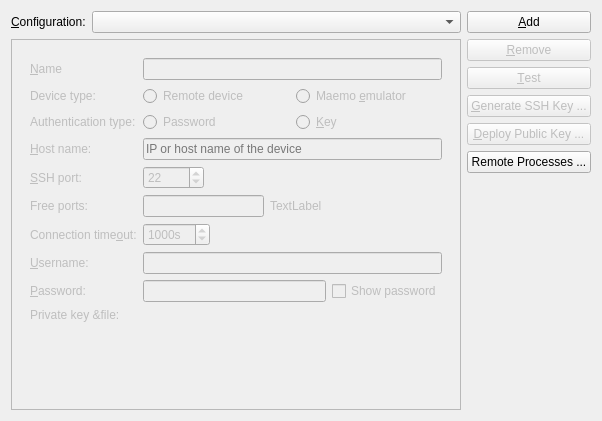
<?xml version="1.0" encoding="UTF-8"?>
<ui version="4.0">
 <class>MaemoDeviceConfigurationsSettingsWidget</class>
 <widget class="QWidget" name="MaemoDeviceConfigurationsSettingsWidget">
  <property name="geometry">
   <rect>
    <x>0</x>
    <y>0</y>
    <width>602</width>
    <height>421</height>
   </rect>
  </property>
  <property name="windowTitle">
   <string>Maemo Device Configurations</string>
  </property>
  <layout class="QHBoxLayout" name="horizontalLayout">
   <item>
    <layout class="QVBoxLayout" name="verticalLayout_3">
     <item>
      <layout class="QFormLayout" name="formLayout">
       <property name="fieldGrowthPolicy">
        <enum>QFormLayout::AllNonFixedFieldsGrow</enum>
       </property>
       <item row="0" column="0">
        <widget class="QLabel" name="configurationLabel">
         <property name="text">
          <string>&amp;Configuration:</string>
         </property>
         <property name="buddy">
          <cstring>configurationComboBox</cstring>
         </property>
        </widget>
       </item>
       <item row="0" column="1">
        <widget class="QComboBox" name="configurationComboBox">
         <property name="sizePolicy">
          <sizepolicy hsizetype="MinimumExpanding" vsizetype="Fixed">
           <horstretch>0</horstretch>
           <verstretch>0</verstretch>
          </sizepolicy>
         </property>
         <property name="editable">
          <bool>false</bool>
         </property>
        </widget>
       </item>
      </layout>
     </item>
     <item>
      <widget class="QFrame" name="frame">
       <property name="frameShape">
        <enum>QFrame::StyledPanel</enum>
       </property>
       <property name="frameShadow">
        <enum>QFrame::Raised</enum>
       </property>
       <layout class="QVBoxLayout" name="verticalLayout_2">
        <item>
         <widget class="QWidget" name="detailsWidget" native="true">
          <property name="enabled">
           <bool>false</bool>
          </property>
          <property name="sizePolicy">
           <sizepolicy hsizetype="Preferred" vsizetype="MinimumExpanding">
            <horstretch>0</horstretch>
            <verstretch>0</verstretch>
           </sizepolicy>
          </property>
          <layout class="QFormLayout" name="formLayout_2">
           <property name="fieldGrowthPolicy">
            <enum>QFormLayout::AllNonFixedFieldsGrow</enum>
           </property>
           <item row="0" column="0">
            <widget class="QLabel" name="deviceNameLabel">
             <property name="text">
              <string>&amp;Name</string>
             </property>
             <property name="buddy">
              <cstring>nameLineEdit</cstring>
             </property>
            </widget>
           </item>
           <item row="0" column="1">
            <widget class="QLineEdit" name="nameLineEdit"/>
           </item>
           <item row="1" column="0">
            <widget class="QLabel" name="deviceTypeLabel">
             <property name="text">
              <string>Device type:</string>
             </property>
            </widget>
           </item>
           <item row="1" column="1">
            <widget class="QWidget" name="deviceTypeButtonsWidget" native="true">
             <layout class="QHBoxLayout" name="horizontalLayout_2">
              <property name="margin">
               <number>0</number>
              </property>
              <item>
               <widget class="QRadioButton" name="deviceButton">
                <property name="text">
                 <string>Remote device</string>
                </property>
               </widget>
              </item>
              <item>
               <widget class="QRadioButton" name="simulatorButton">
                <property name="text">
                 <string>Maemo &amp;emulator</string>
                </property>
               </widget>
              </item>
             </layout>
            </widget>
           </item>
           <item row="2" column="0">
            <widget class="QLabel" name="authTypeLabel">
             <property name="text">
              <string>Authentication type:</string>
             </property>
            </widget>
           </item>
           <item row="2" column="1">
            <widget class="QWidget" name="authTypeButtonsWidget" native="true">
             <layout class="QHBoxLayout" name="horizontalLayout_3">
              <property name="margin">
               <number>0</number>
              </property>
              <item>
               <widget class="QRadioButton" name="passwordButton">
                <property name="text">
                 <string>Password</string>
                </property>
               </widget>
              </item>
              <item>
               <widget class="QRadioButton" name="keyButton">
                <property name="text">
                 <string>&amp;Key</string>
                </property>
               </widget>
              </item>
             </layout>
            </widget>
           </item>
           <item row="3" column="0">
            <widget class="QLabel" name="hostNameLabel">
             <property name="text">
              <string>&amp;Host name:</string>
             </property>
             <property name="buddy">
              <cstring>hostLineEdit</cstring>
             </property>
            </widget>
           </item>
           <item row="3" column="1">
            <widget class="QLineEdit" name="hostLineEdit">
             <property name="placeholderText">
              <string>IP or host name of the device</string>
             </property>
            </widget>
           </item>
           <item row="4" column="0">
            <widget class="QLabel" name="sshPortLabel">
             <property name="text">
              <string>&amp;SSH port:</string>
             </property>
             <property name="buddy">
              <cstring>sshPortSpinBox</cstring>
             </property>
            </widget>
           </item>
           <item row="4" column="1">
            <layout class="QHBoxLayout" name="horizontalLayout_4">
             <item>
              <widget class="QSpinBox" name="sshPortSpinBox">
               <property name="minimum">
                <number>0</number>
               </property>
               <property name="maximum">
                <number>65535</number>
               </property>
               <property name="value">
                <number>22</number>
               </property>
              </widget>
             </item>
             <item>
              <spacer name="horizontalSpacer_3">
               <property name="orientation">
                <enum>Qt::Horizontal</enum>
               </property>
               <property name="sizeHint" stdset="0">
                <size>
                 <width>40</width>
                 <height>20</height>
                </size>
               </property>
              </spacer>
             </item>
            </layout>
           </item>
           <item row="5" column="0">
            <widget class="QLabel" name="freePortsLabel">
             <property name="text">
              <string>Free ports:</string>
             </property>
             <property name="buddy">
              <cstring>portsLineEdit</cstring>
             </property>
            </widget>
           </item>
           <item row="5" column="1">
            <layout class="QHBoxLayout" name="horizontalLayout_7">
             <item>
              <widget class="QLineEdit" name="portsLineEdit">
               <property name="toolTip">
                <string>You can enter lists and ranges like this: 1024,1026-1028,1030</string>
               </property>
              </widget>
             </item>
             <item>
              <widget class="QLabel" name="portsWarningLabel">
               <property name="text">
                <string>TextLabel</string>
               </property>
              </widget>
             </item>
             <item>
              <spacer name="horizontalSpacer_2">
               <property name="orientation">
                <enum>Qt::Horizontal</enum>
               </property>
               <property name="sizeHint" stdset="0">
                <size>
                 <width>40</width>
                 <height>20</height>
                </size>
               </property>
              </spacer>
             </item>
            </layout>
           </item>
           <item row="6" column="0">
            <widget class="QLabel" name="connectionTimeoutLabel">
             <property name="text">
              <string>Connection time&amp;out:</string>
             </property>
             <property name="buddy">
              <cstring>timeoutSpinBox</cstring>
             </property>
            </widget>
           </item>
           <item row="6" column="1">
            <layout class="QHBoxLayout" name="horizontalLayout_5">
             <item>
              <widget class="QSpinBox" name="timeoutSpinBox">
               <property name="suffix">
                <string>s</string>
               </property>
               <property name="maximum">
                <number>10000</number>
               </property>
               <property name="singleStep">
                <number>10</number>
               </property>
               <property name="value">
                <number>1000</number>
               </property>
              </widget>
             </item>
             <item>
              <spacer name="horizontalSpacer">
               <property name="orientation">
                <enum>Qt::Horizontal</enum>
               </property>
               <property name="sizeHint" stdset="0">
                <size>
                 <width>40</width>
                 <height>20</height>
                </size>
               </property>
              </spacer>
             </item>
            </layout>
           </item>
           <item row="7" column="0">
            <widget class="QLabel" name="userNameLabel">
             <property name="text">
              <string>&amp;Username:</string>
             </property>
             <property name="buddy">
              <cstring>userLineEdit</cstring>
             </property>
            </widget>
           </item>
           <item row="7" column="1">
            <widget class="QLineEdit" name="userLineEdit"/>
           </item>
           <item row="8" column="0">
            <widget class="QLabel" name="passwordLabel">
             <property name="text">
              <string>&amp;Password:</string>
             </property>
             <property name="buddy">
              <cstring>pwdLineEdit</cstring>
             </property>
            </widget>
           </item>
           <item row="8" column="1">
            <layout class="QHBoxLayout" name="horizontalLayout_6">
             <item>
              <widget class="QLineEdit" name="pwdLineEdit">
               <property name="echoMode">
                <enum>QLineEdit::Password</enum>
               </property>
              </widget>
             </item>
             <item>
              <widget class="QCheckBox" name="showPasswordCheckBox">
               <property name="text">
                <string>Show password</string>
               </property>
              </widget>
             </item>
            </layout>
           </item>
           <item row="9" column="0">
            <widget class="QLabel" name="keyLabel">
             <property name="text">
              <string>Private key &amp;file:</string>
             </property>
            </widget>
           </item>
           <item row="9" column="1">
            <widget class="Utils::PathChooser" name="keyFileLineEdit" native="true"/>
           </item>
          </layout>
         </widget>
        </item>
       </layout>
      </widget>
     </item>
    </layout>
   </item>
   <item>
    <layout class="QVBoxLayout" name="verticalLayout">
     <item>
      <widget class="QPushButton" name="addConfigButton">
       <property name="text">
        <string>&amp;Add</string>
       </property>
      </widget>
     </item>
     <item>
      <widget class="QPushButton" name="removeConfigButton">
       <property name="enabled">
        <bool>false</bool>
       </property>
       <property name="text">
        <string>&amp;Remove</string>
       </property>
      </widget>
     </item>
     <item>
      <widget class="QPushButton" name="testConfigButton">
       <property name="enabled">
        <bool>false</bool>
       </property>
       <property name="text">
        <string>&amp;Test</string>
       </property>
      </widget>
     </item>
     <item>
      <widget class="QPushButton" name="generateKeyButton">
       <property name="enabled">
        <bool>false</bool>
       </property>
       <property name="text">
        <string>&amp;Generate SSH Key ...</string>
       </property>
      </widget>
     </item>
     <item>
      <widget class="QPushButton" name="deployKeyButton">
       <property name="enabled">
        <bool>false</bool>
       </property>
       <property name="text">
        <string>&amp;Deploy Public Key ...</string>
       </property>
      </widget>
     </item>
     <item>
      <widget class="QPushButton" name="remoteProcessesButton">
       <property name="text">
        <string>Remote Processes ...</string>
       </property>
      </widget>
     </item>
     <item>
      <spacer name="verticalSpacer">
       <property name="orientation">
        <enum>Qt::Vertical</enum>
       </property>
       <property name="sizeHint" stdset="0">
        <size>
         <width>20</width>
         <height>40</height>
        </size>
       </property>
      </spacer>
     </item>
    </layout>
   </item>
  </layout>
 </widget>
 <customwidgets>
  <customwidget>
   <class>Utils::PathChooser</class>
   <extends>QWidget</extends>
   <header location="global">utils/pathchooser.h</header>
   <container>1</container>
   <slots>
    <signal>editingFinished()</signal>
    <signal>browsingFinished()</signal>
   </slots>
  </customwidget>
 </customwidgets>
 <resources/>
 <connections>
  <connection>
   <sender>deviceButton</sender>
   <signal>clicked(bool)</signal>
   <receiver>MaemoDeviceConfigurationsSettingsWidget</receiver>
   <slot>deviceTypeChanged()</slot>
   <hints>
    <hint type="sourcelabel">
     <x>231</x>
     <y>99</y>
    </hint>
    <hint type="destinationlabel">
     <x>511</x>
     <y>279</y>
    </hint>
   </hints>
  </connection>
  <connection>
   <sender>hostLineEdit</sender>
   <signal>editingFinished()</signal>
   <receiver>MaemoDeviceConfigurationsSettingsWidget</receiver>
   <slot>hostNameEditingFinished()</slot>
   <hints>
    <hint type="sourcelabel">
     <x>335</x>
     <y>148</y>
    </hint>
    <hint type="destinationlabel">
     <x>424</x>
     <y>231</y>
    </hint>
   </hints>
  </connection>
  <connection>
   <sender>userLineEdit</sender>
   <signal>editingFinished()</signal>
   <receiver>MaemoDeviceConfigurationsSettingsWidget</receiver>
   <slot>userNameEditingFinished()</slot>
   <hints>
    <hint type="sourcelabel">
     <x>430</x>
     <y>274</y>
    </hint>
    <hint type="destinationlabel">
     <x>422</x>
     <y>301</y>
    </hint>
   </hints>
  </connection>
  <connection>
   <sender>pwdLineEdit</sender>
   <signal>editingFinished()</signal>
   <receiver>MaemoDeviceConfigurationsSettingsWidget</receiver>
   <slot>passwordEditingFinished()</slot>
   <hints>
    <hint type="sourcelabel">
     <x>306</x>
     <y>302</y>
    </hint>
    <hint type="destinationlabel">
     <x>423</x>
     <y>336</y>
    </hint>
   </hints>
  </connection>
  <connection>
   <sender>simulatorButton</sender>
   <signal>clicked(bool)</signal>
   <receiver>MaemoDeviceConfigurationsSettingsWidget</receiver>
   <slot>deviceTypeChanged()</slot>
   <hints>
    <hint type="sourcelabel">
     <x>335</x>
     <y>99</y>
    </hint>
    <hint type="destinationlabel">
     <x>426</x>
     <y>87</y>
    </hint>
   </hints>
  </connection>
  <connection>
   <sender>addConfigButton</sender>
   <signal>clicked()</signal>
   <receiver>MaemoDeviceConfigurationsSettingsWidget</receiver>
   <slot>addConfig()</slot>
   <hints>
    <hint type="sourcelabel">
     <x>465</x>
     <y>27</y>
    </hint>
    <hint type="destinationlabel">
     <x>516</x>
     <y>118</y>
    </hint>
   </hints>
  </connection>
  <connection>
   <sender>removeConfigButton</sender>
   <signal>clicked()</signal>
   <receiver>MaemoDeviceConfigurationsSettingsWidget</receiver>
   <slot>deleteConfig()</slot>
   <hints>
    <hint type="sourcelabel">
     <x>473</x>
     <y>61</y>
    </hint>
    <hint type="destinationlabel">
     <x>513</x>
     <y>101</y>
    </hint>
   </hints>
  </connection>
  <connection>
   <sender>passwordButton</sender>
   <signal>toggled(bool)</signal>
   <receiver>MaemoDeviceConfigurationsSettingsWidget</receiver>
   <slot>authenticationTypeChanged()</slot>
   <hints>
    <hint type="sourcelabel">
     <x>231</x>
     <y>122</y>
    </hint>
    <hint type="destinationlabel">
     <x>513</x>
     <y>240</y>
    </hint>
   </hints>
  </connection>
  <connection>
   <sender>keyFileLineEdit</sender>
   <signal>editingFinished()</signal>
   <receiver>MaemoDeviceConfigurationsSettingsWidget</receiver>
   <slot>keyFileEditingFinished()</slot>
   <hints>
    <hint type="sourcelabel">
     <x>430</x>
     <y>323</y>
    </hint>
    <hint type="destinationlabel">
     <x>257</x>
     <y>185</y>
    </hint>
   </hints>
  </connection>
  <connection>
   <sender>keyFileLineEdit</sender>
   <signal>browsingFinished()</signal>
   <receiver>MaemoDeviceConfigurationsSettingsWidget</receiver>
   <slot>keyFileEditingFinished()</slot>
   <hints>
    <hint type="sourcelabel">
     <x>430</x>
     <y>323</y>
    </hint>
    <hint type="destinationlabel">
     <x>257</x>
     <y>185</y>
    </hint>
   </hints>
  </connection>
  <connection>
   <sender>testConfigButton</sender>
   <signal>clicked()</signal>
   <receiver>MaemoDeviceConfigurationsSettingsWidget</receiver>
   <slot>testConfig()</slot>
   <hints>
    <hint type="sourcelabel">
     <x>473</x>
     <y>90</y>
    </hint>
    <hint type="destinationlabel">
     <x>428</x>
     <y>351</y>
    </hint>
   </hints>
  </connection>
  <connection>
   <sender>deployKeyButton</sender>
   <signal>clicked()</signal>
   <receiver>MaemoDeviceConfigurationsSettingsWidget</receiver>
   <slot>deployKey()</slot>
   <hints>
    <hint type="sourcelabel">
     <x>473</x>
     <y>148</y>
    </hint>
    <hint type="destinationlabel">
     <x>510</x>
     <y>351</y>
    </hint>
   </hints>
  </connection>
  <connection>
   <sender>keyButton</sender>
   <signal>toggled(bool)</signal>
   <receiver>MaemoDeviceConfigurationsSettingsWidget</receiver>
   <slot>authenticationTypeChanged()</slot>
   <hints>
    <hint type="sourcelabel">
     <x>335</x>
     <y>122</y>
    </hint>
    <hint type="destinationlabel">
     <x>525</x>
     <y>351</y>
    </hint>
   </hints>
  </connection>
  <connection>
   <sender>nameLineEdit</sender>
   <signal>editingFinished()</signal>
   <receiver>MaemoDeviceConfigurationsSettingsWidget</receiver>
   <slot>configNameEditingFinished()</slot>
   <hints>
    <hint type="sourcelabel">
     <x>237</x>
     <y>75</y>
    </hint>
    <hint type="destinationlabel">
     <x>330</x>
     <y>332</y>
    </hint>
   </hints>
  </connection>
  <connection>
   <sender>generateKeyButton</sender>
   <signal>clicked()</signal>
   <receiver>MaemoDeviceConfigurationsSettingsWidget</receiver>
   <slot>showGenerateSshKeyDialog()</slot>
   <hints>
    <hint type="sourcelabel">
     <x>585</x>
     <y>131</y>
    </hint>
    <hint type="destinationlabel">
     <x>358</x>
     <y>0</y>
    </hint>
   </hints>
  </connection>
  <connection>
   <sender>timeoutSpinBox</sender>
   <signal>editingFinished()</signal>
   <receiver>MaemoDeviceConfigurationsSettingsWidget</receiver>
   <slot>timeoutEditingFinished()</slot>
   <hints>
    <hint type="sourcelabel">
     <x>217</x>
     <y>245</y>
    </hint>
    <hint type="destinationlabel">
     <x>6</x>
     <y>333</y>
    </hint>
   </hints>
  </connection>
  <connection>
   <sender>timeoutSpinBox</sender>
   <signal>valueChanged(int)</signal>
   <receiver>MaemoDeviceConfigurationsSettingsWidget</receiver>
   <slot>timeoutEditingFinished()</slot>
   <hints>
    <hint type="sourcelabel">
     <x>217</x>
     <y>245</y>
    </hint>
    <hint type="destinationlabel">
     <x>0</x>
     <y>299</y>
    </hint>
   </hints>
  </connection>
  <connection>
   <sender>sshPortSpinBox</sender>
   <signal>editingFinished()</signal>
   <receiver>MaemoDeviceConfigurationsSettingsWidget</receiver>
   <slot>sshPortEditingFinished()</slot>
   <hints>
    <hint type="sourcelabel">
     <x>210</x>
     <y>189</y>
    </hint>
    <hint type="destinationlabel">
     <x>4</x>
     <y>211</y>
    </hint>
   </hints>
  </connection>
  <connection>
   <sender>sshPortSpinBox</sender>
   <signal>valueChanged(int)</signal>
   <receiver>MaemoDeviceConfigurationsSettingsWidget</receiver>
   <slot>sshPortEditingFinished()</slot>
   <hints>
    <hint type="sourcelabel">
     <x>210</x>
     <y>189</y>
    </hint>
    <hint type="destinationlabel">
     <x>3</x>
     <y>136</y>
    </hint>
   </hints>
  </connection>
  <connection>
   <sender>showPasswordCheckBox</sender>
   <signal>toggled(bool)</signal>
   <receiver>MaemoDeviceConfigurationsSettingsWidget</receiver>
   <slot>showPassword(bool)</slot>
   <hints>
    <hint type="sourcelabel">
     <x>429</x>
     <y>301</y>
    </hint>
    <hint type="destinationlabel">
     <x>3</x>
     <y>262</y>
    </hint>
   </hints>
  </connection>
  <connection>
   <sender>portsLineEdit</sender>
   <signal>editingFinished()</signal>
   <receiver>MaemoDeviceConfigurationsSettingsWidget</receiver>
   <slot>handleFreePortsChanged()</slot>
   <hints>
    <hint type="sourcelabel">
     <x>259</x>
     <y>218</y>
    </hint>
    <hint type="destinationlabel">
     <x>0</x>
     <y>393</y>
    </hint>
   </hints>
  </connection>
  <connection>
   <sender>remoteProcessesButton</sender>
   <signal>clicked()</signal>
   <receiver>MaemoDeviceConfigurationsSettingsWidget</receiver>
   <slot>showRemoteProcesses()</slot>
   <hints>
    <hint type="sourcelabel">
     <x>591</x>
     <y>198</y>
    </hint>
    <hint type="destinationlabel">
     <x>598</x>
     <y>378</y>
    </hint>
   </hints>
  </connection>
 </connections>
 <slots>
  <slot>configNameEditingFinished()</slot>
  <slot>deviceTypeChanged()</slot>
  <slot>hostNameEditingFinished()</slot>
  <slot>sshPortEditingFinished()</slot>
  <slot>timeoutEditingFinished()</slot>
  <slot>userNameEditingFinished()</slot>
  <slot>passwordEditingFinished()</slot>
  <slot>addConfig()</slot>
  <slot>selectionChanged()</slot>
  <slot>deleteConfig()</slot>
  <slot>authenticationTypeChanged()</slot>
  <slot>keyFileEditingFinished()</slot>
  <slot>testConfig()</slot>
  <slot>deployKey()</slot>
  <slot>gdbServerPortEditingFinished()</slot>
  <slot>currentConfigChanged(int)</slot>
  <slot>showGenerateSshKeyDialog()</slot>
  <slot>showPassword(bool)</slot>
  <slot>handleFreePortsChanged()</slot>
  <slot>showRemoteProcesses()</slot>
 </slots>
</ui>
